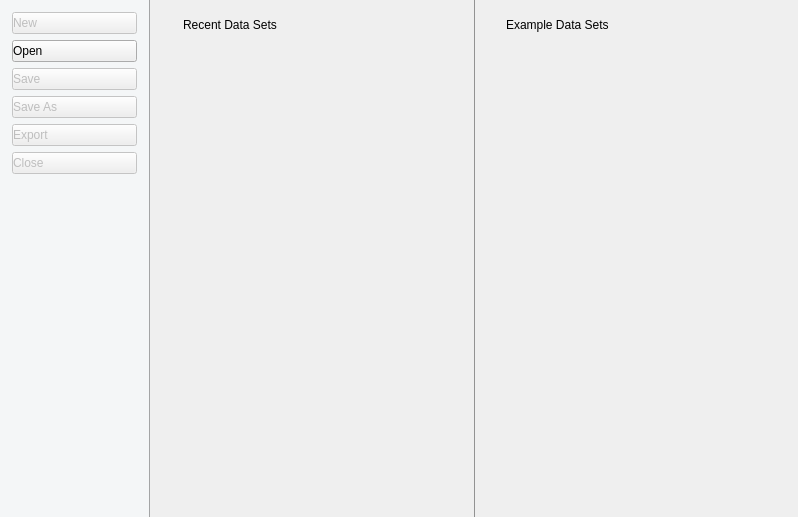
<?xml version="1.0" encoding="UTF-8"?>
<ui version="4.0">
 <class>BackStageForm</class>
 <widget class="QWidget" name="BackStageForm">
  <property name="geometry">
   <rect>
    <x>0</x>
    <y>0</y>
    <width>798</width>
    <height>517</height>
   </rect>
  </property>
  <property name="sizePolicy">
   <sizepolicy hsizetype="Expanding" vsizetype="Expanding">
    <horstretch>0</horstretch>
    <verstretch>1</verstretch>
   </sizepolicy>
  </property>
  <property name="styleSheet">
   <string notr="true"/>
  </property>
  <layout class="QHBoxLayout" name="horizontalLayout">
   <property name="spacing">
    <number>0</number>
   </property>
   <property name="leftMargin">
    <number>0</number>
   </property>
   <property name="topMargin">
    <number>0</number>
   </property>
   <property name="rightMargin">
    <number>0</number>
   </property>
   <property name="bottomMargin">
    <number>0</number>
   </property>
   <item>
    <widget class="QFrame" name="leftPanel">
     <property name="sizePolicy">
      <sizepolicy hsizetype="Preferred" vsizetype="Expanding">
       <horstretch>0</horstretch>
       <verstretch>0</verstretch>
      </sizepolicy>
     </property>
     <property name="minimumSize">
      <size>
       <width>150</width>
       <height>0</height>
      </size>
     </property>
     <property name="styleSheet">
      <string notr="true">QFrame {
	margin: 0;
	background-color: #f4f6f7;
}

QPushButton {
	text-align: left ;
}

QWidget#leftPanel {
	border-right: 1px solid #A3A4A5 ;
}</string>
     </property>
     <layout class="QVBoxLayout" name="verticalLayout_3">
      <property name="leftMargin">
       <number>12</number>
      </property>
      <property name="topMargin">
       <number>12</number>
      </property>
      <property name="rightMargin">
       <number>12</number>
      </property>
      <property name="bottomMargin">
       <number>12</number>
      </property>
      <item>
       <widget class="StealthButton" name="buttonNew">
        <property name="enabled">
         <bool>false</bool>
        </property>
        <property name="text">
         <string>New</string>
        </property>
        <property name="icon">
         <iconset resource="resources/icons.qrc">
          <normaloff>:/icons/document-new.png</normaloff>:/icons/document-new.png</iconset>
        </property>
       </widget>
      </item>
      <item>
       <widget class="StealthButton" name="buttonOpen">
        <property name="sizePolicy">
         <sizepolicy hsizetype="Minimum" vsizetype="Fixed">
          <horstretch>0</horstretch>
          <verstretch>0</verstretch>
         </sizepolicy>
        </property>
        <property name="text">
         <string>Open</string>
        </property>
        <property name="icon">
         <iconset resource="resources/icons.qrc">
          <normaloff>:/icons/document-open.png</normaloff>:/icons/document-open.png</iconset>
        </property>
        <property name="iconSize">
         <size>
          <width>16</width>
          <height>16</height>
         </size>
        </property>
       </widget>
      </item>
      <item>
       <widget class="StealthButton" name="buttonSave">
        <property name="enabled">
         <bool>false</bool>
        </property>
        <property name="sizePolicy">
         <sizepolicy hsizetype="Minimum" vsizetype="Fixed">
          <horstretch>0</horstretch>
          <verstretch>0</verstretch>
         </sizepolicy>
        </property>
        <property name="text">
         <string>Save</string>
        </property>
        <property name="icon">
         <iconset resource="resources/icons.qrc">
          <normaloff>:/icons/document-save.png</normaloff>:/icons/document-save.png</iconset>
        </property>
        <property name="iconSize">
         <size>
          <width>16</width>
          <height>16</height>
         </size>
        </property>
       </widget>
      </item>
      <item>
       <widget class="StealthButton" name="buttonSaveAs">
        <property name="enabled">
         <bool>false</bool>
        </property>
        <property name="sizePolicy">
         <sizepolicy hsizetype="Minimum" vsizetype="Fixed">
          <horstretch>0</horstretch>
          <verstretch>0</verstretch>
         </sizepolicy>
        </property>
        <property name="text">
         <string>Save As</string>
        </property>
        <property name="icon">
         <iconset resource="resources/icons.qrc">
          <normaloff>:/icons/document-save-as.png</normaloff>:/icons/document-save-as.png</iconset>
        </property>
        <property name="iconSize">
         <size>
          <width>16</width>
          <height>16</height>
         </size>
        </property>
       </widget>
      </item>
      <item>
       <widget class="StealthButton" name="buttonExport">
        <property name="enabled">
         <bool>false</bool>
        </property>
        <property name="sizePolicy">
         <sizepolicy hsizetype="Minimum" vsizetype="Fixed">
          <horstretch>0</horstretch>
          <verstretch>0</verstretch>
         </sizepolicy>
        </property>
        <property name="text">
         <string>Export</string>
        </property>
        <property name="icon">
         <iconset theme="help-about">
          <normaloff>../../JASP/qtui</normaloff>../../JASP/qtui</iconset>
        </property>
        <property name="iconSize">
         <size>
          <width>0</width>
          <height>0</height>
         </size>
        </property>
       </widget>
      </item>
      <item>
       <widget class="StealthButton" name="buttonClose">
        <property name="enabled">
         <bool>false</bool>
        </property>
        <property name="sizePolicy">
         <sizepolicy hsizetype="Minimum" vsizetype="Fixed">
          <horstretch>0</horstretch>
          <verstretch>0</verstretch>
         </sizepolicy>
        </property>
        <property name="text">
         <string>Close</string>
        </property>
        <property name="icon">
         <iconset resource="resources/icons.qrc">
          <normaloff>:/icons/dialog-close.png</normaloff>:/icons/dialog-close.png</iconset>
        </property>
        <property name="iconSize">
         <size>
          <width>16</width>
          <height>16</height>
         </size>
        </property>
       </widget>
      </item>
      <item>
       <spacer name="verticalSpacer">
        <property name="orientation">
         <enum>Qt::Vertical</enum>
        </property>
        <property name="sizeHint" stdset="0">
         <size>
          <width>20</width>
          <height>40</height>
         </size>
        </property>
       </spacer>
      </item>
     </layout>
    </widget>
   </item>
   <item>
    <widget class="QWidget" name="rightPanel" native="true">
     <property name="sizePolicy">
      <sizepolicy hsizetype="Preferred" vsizetype="Preferred">
       <horstretch>1</horstretch>
       <verstretch>0</verstretch>
      </sizepolicy>
     </property>
     <layout class="QGridLayout" name="gridLayout_3">
      <property name="topMargin">
       <number>0</number>
      </property>
      <property name="bottomMargin">
       <number>0</number>
      </property>
      <item row="0" column="0">
       <widget class="QWidget" name="widget" native="true">
        <property name="sizePolicy">
         <sizepolicy hsizetype="Preferred" vsizetype="Preferred">
          <horstretch>1</horstretch>
          <verstretch>0</verstretch>
         </sizepolicy>
        </property>
        <layout class="QGridLayout" name="gridLayout">
         <property name="leftMargin">
          <number>24</number>
         </property>
         <property name="rightMargin">
          <number>24</number>
         </property>
         <property name="verticalSpacing">
          <number>0</number>
         </property>
         <item row="1" column="0">
          <widget class="DataSetsSelectWidget" name="recentDataSets" native="true"/>
         </item>
         <item row="0" column="0">
          <widget class="QWidget" name="widget_3" native="true">
           <layout class="QGridLayout" name="gridLayout_4">
            <property name="leftMargin">
             <number>0</number>
            </property>
            <property name="bottomMargin">
             <number>3</number>
            </property>
            <item row="0" column="0">
             <widget class="QLabel" name="recentDataSetsHeading">
              <property name="text">
               <string>Recent Data Sets</string>
              </property>
             </widget>
            </item>
           </layout>
          </widget>
         </item>
         <item row="2" column="0">
          <spacer name="verticalSpacer_2">
           <property name="orientation">
            <enum>Qt::Vertical</enum>
           </property>
           <property name="sizeHint" stdset="0">
            <size>
             <width>20</width>
             <height>369</height>
            </size>
           </property>
          </spacer>
         </item>
        </layout>
       </widget>
      </item>
      <item row="0" column="1">
       <widget class="Line" name="line">
        <property name="styleSheet">
         <string notr="true">QWidget {	color : #929292 ; }</string>
        </property>
        <property name="frameShadow">
         <enum>QFrame::Plain</enum>
        </property>
        <property name="orientation">
         <enum>Qt::Vertical</enum>
        </property>
       </widget>
      </item>
      <item row="0" column="2">
       <widget class="QWidget" name="widget_2" native="true">
        <property name="sizePolicy">
         <sizepolicy hsizetype="Preferred" vsizetype="Preferred">
          <horstretch>1</horstretch>
          <verstretch>0</verstretch>
         </sizepolicy>
        </property>
        <layout class="QGridLayout" name="gridLayout_2">
         <property name="leftMargin">
          <number>24</number>
         </property>
         <property name="rightMargin">
          <number>24</number>
         </property>
         <property name="verticalSpacing">
          <number>0</number>
         </property>
         <item row="0" column="0">
          <widget class="QWidget" name="exampleDataSetsPadding" native="true">
           <layout class="QGridLayout" name="gridLayout_5">
            <property name="leftMargin">
             <number>0</number>
            </property>
            <property name="bottomMargin">
             <number>3</number>
            </property>
            <item row="0" column="0">
             <widget class="QLabel" name="exampleDataSetsHeading">
              <property name="text">
               <string>Example Data Sets</string>
              </property>
             </widget>
            </item>
           </layout>
          </widget>
         </item>
         <item row="1" column="0">
          <widget class="DataSetsSelectWidget" name="exampleDataSets" native="true"/>
         </item>
         <item row="2" column="0">
          <spacer name="exampleDataSetsSpacer">
           <property name="orientation">
            <enum>Qt::Vertical</enum>
           </property>
           <property name="sizeHint" stdset="0">
            <size>
             <width>20</width>
             <height>198</height>
            </size>
           </property>
          </spacer>
         </item>
        </layout>
       </widget>
      </item>
     </layout>
    </widget>
   </item>
  </layout>
 </widget>
 <customwidgets>
  <customwidget>
   <class>StealthButton</class>
   <extends>QPushButton</extends>
   <header>widgets/stealthbutton.h</header>
  </customwidget>
  <customwidget>
   <class>DataSetsSelectWidget</class>
   <extends>QWidget</extends>
   <header>widgets/datasetsselectwidget.h</header>
   <container>1</container>
  </customwidget>
 </customwidgets>
 <resources>
  <include location="resources/icons.qrc"/>
 </resources>
 <connections/>
 <slots>
  <slot>fileItemSelected()</slot>
 </slots>
</ui>
